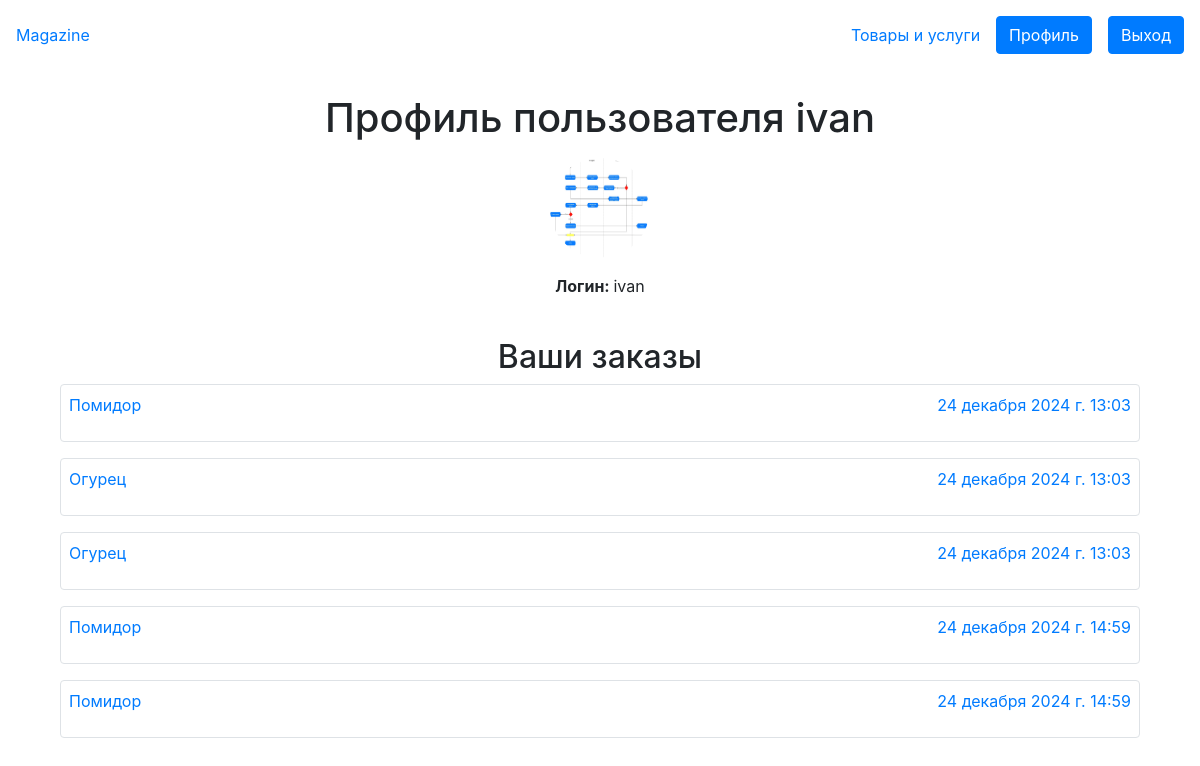
Page /magazine/profile/ (signed in) on the committed database.
### magazine/models.py (models this page shows, shortened)
class User(AbstractUser):
    avatar = models.ImageField(upload_to='avatars/', verbose_name="Аватар")
    def get_orders(self):
        return self.order_set.all()

class Order(models.Model):
    user = models.ForeignKey(User, on_delete=models.CASCADE)
    product = models.ForeignKey(Product, on_delete=models.CASCADE)
    ordered_at = models.DateTimeField(auto_now_add=True)

class Product(models.Model):
    title = models.CharField(max_length=100)
    description = models.TextField()
    price = models.DecimalField(max_digits=7, decimal_places=2)
    image = models.ImageField(upload_to='products/')
    created = models.DateTimeField(auto_now_add=True)
    def __str__(self):
        return self.title
    class Meta:
        ordering = ['title']

### magazine/views.py (the view)
# urls.py: path('profile/', views.profile, name='profile'),
@login_required
def profile(request):
    return render(request, 'magazine/profile.html')

### magazine/templates/magazine/profile.html (shortened to what this page needs)
{% extends 'base.html' %}
{% block content %}
<div class="container mt-3 text-center">
    <h1 class="mb-3">Профиль пользователя {{ user.username }}</h1>
    {% if user.is_superuser %}
    <h2 class="text-center">Вы администратор данного сайта!</h2>
    {% else %}
    <div class="d-flex flex-column align-items-center mb-4">
        <img src="{{ user.avatar.url }}" alt="Аватар" class="rounded-circle mb-3" style="width: 100px; height: 100px;">
        <p><strong>Логин: </strong>{{user.username}}</p>
    </div>
    {% endif %}
    {% if user.get_orders %}
    <h2>Ваши заказы</h2>
    <ul class="list-unstyled">
        {% for order in user.get_orders %}
            <a href="{% url 'service-detail' order.product.id %}" class="text-decoration-none">
        <div class="d-flex justify-content-between border mb-3 p-2 rounded">
                <p>{{order.product}}</p>
                <p>{{order.ordered_at}}</p>
        </div>
            </a>
        {% endfor %}
    </ul>
    {% else %}
    <h2 class="text-center">У вас нет активных заказов.</h2>
    {% endif %}
</div>
{% endblock %}

### magazine/templates/base.html (shortened to what this page needs)
{% load static %}
{% load bootstrap4 %}
<!doctype html>
<html lang="ru">
<head>
    {% bootstrap_css %}
</head>
<body>
    <div class="d-flex align-items-center justify-content-between p-3">
        <a class="text-decoration-none fs-2" href="{% url 'index' %}">Magazine</a>
        <nav class="d-flex align-items-center">
            <a href="{% url 'service' %}" class="mr-3">Товары и услуги</a>
            {% if user.is_authenticated %}
                {% if user.is_superuser %}
                <a class="btn btn-primary mr-3" href="{% url 'admin:index' %}">Админка</a>
                {% else %}
                <a class="btn btn-primary mr-3" href="{% url 'profile' %}">Профиль</a>
                {% endif %}
                <a class="btn btn-primary" href="{% url 'logout' %}">Выход</a>
            {% else %}
                <a class="btn btn-primary mr-3" href="{% url 'login' %}">Вход</a>
                <a class="btn btn-primary" href="{% url 'register' %}">Регистрация</a>
            {% endif %}
        </nav>
    </div>
    <main class="container mt-4">
        <div>
            {% block content %} {% endblock %}
        </div>
    </main>
</body>
</html>

### rows in the picture
User: username "ivan", avatar (picture)
Order: product "Помидор", ordered_at "24 декабря 2024 г. 13:03"
Order: product "Огурец", ordered_at "24 декабря 2024 г. 13:03"
Order: product "Огурец", ordered_at "24 декабря 2024 г. 13:03"
Order: product "Помидор", ordered_at "24 декабря 2024 г. 14:59"
Order: product "Помидор", ordered_at "24 декабря 2024 г. 14:59"
